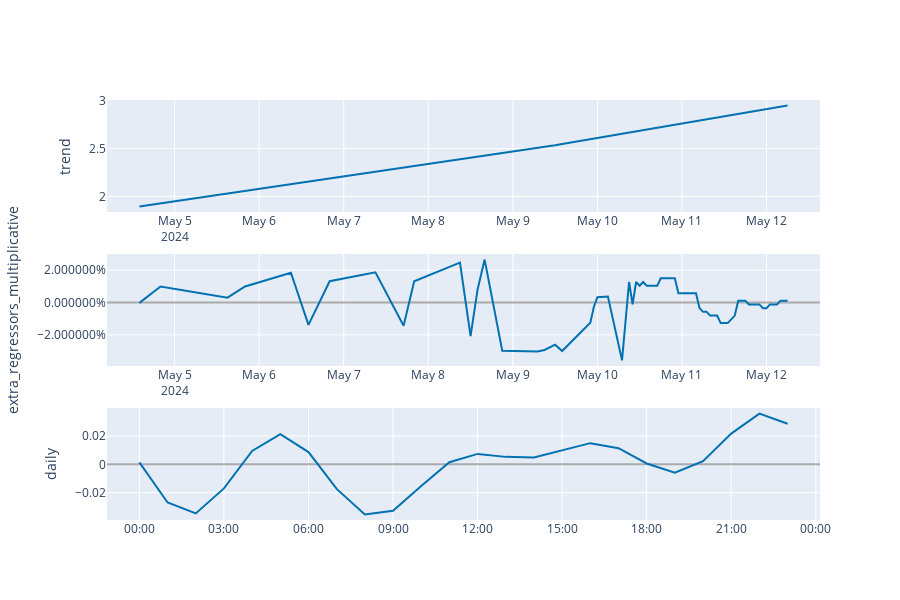

The cell this chart's notebook holds for it:
### Code cell
plot_components_plotly(m, forecast)
